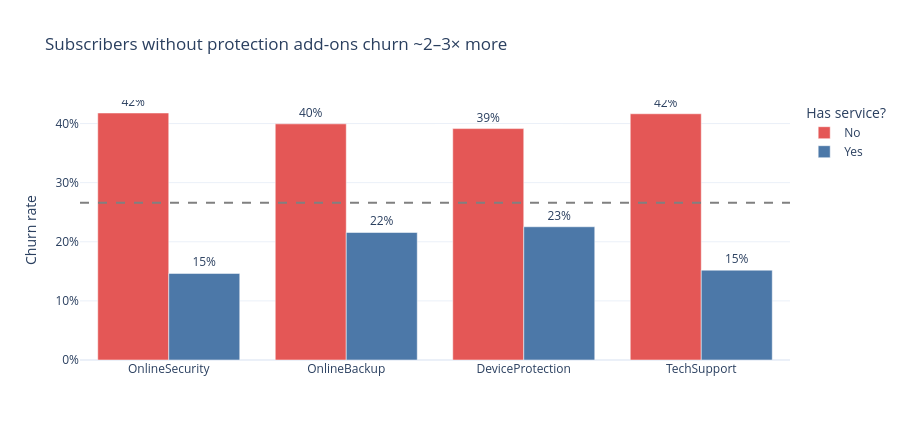

Source (notebook cell):
### Markdown cell above
## 5. The protection gap

The four support/protection add-ons all showed the same pattern in the EDA: absence ≈ high churn. A grouped bar makes the *with-vs-without* gap directly comparable across services. (We drop the `No internet service` group — those customers can't have these add-ons, so they're not part of the question.)

### Code cell
addons = ["OnlineSecurity", "OnlineBackup", "DeviceProtection", "TechSupport"]
rows = []
for a in addons:
    g = df.groupby(a, observed=True)["Churn"].mean()
    for status in ("Yes", "No"):
        rows.append({"service": a, "has_service": status, "churn": g[status]})
prot = pd.DataFrame(rows)

fig = px.bar(
    prot, x="service", y="churn", color="has_service", barmode="group",
    color_discrete_map={"Yes": RETAIN_COLOR, "No": CHURN_COLOR},
    category_orders={"has_service": ["No", "Yes"]},
    text=prot["churn"].map("{:.0%}".format),
    title="Subscribers without protection add-ons churn ~2–3× more",
)
fig.add_hline(y=BASELINE, line_dash="dash", line_color="gray")
fig.update_traces(textposition="outside")
fig.update_layout(yaxis_tickformat=".0%", yaxis_title="Churn rate", xaxis_title="",
                  legend_title="Has service?", height=440)
fig.show()
fig.write_image("../images/04_protection_gap.png", scale=2)  # static copy for the README (GitHub can't render Plotly)

### Figure 1 — Plotly figure (JSON) as saved in the notebook; plotly's stock layout.template omitted (floating-point values rounded to 4 significant figures)
{"data": [{"alignmentgroup": "True", "hovertemplate": "has_service=No<br>service=%{x}<br>churn=%{y}<br>text=%{text}<extra></extra>", "legendgroup": "No", "marker": {"color": "#E45756", "pattern": {"shape": ""}}, "name": "No", "offsetgroup": "No", "orientation": "v", "showlegend": true, "text": ["42%", "40%", "39%", "42%"], "textposition": "outside", "type": "bar", "x": ["OnlineSecurity", "OnlineBackup", "DeviceProtection", "TechSupport"], "xaxis": "x", "y": [0.4178, 0.3994, 0.3914, 0.4165], "yaxis": "y"}, {"alignmentgroup": "True", "hovertemplate": "has_service=Yes<br>service=%{x}<br>churn=%{y}<br>text=%{text}<extra></extra>", "legendgroup": "Yes", "marker": {"color": "#4C78A8", "pattern": {"shape": ""}}, "name": "Yes", "offsetgroup": "Yes", "orientation": "v", "showlegend": true, "text": ["15%", "22%", "23%", "15%"], "textposition": "outside", "type": "bar", "x": ["OnlineSecurity", "OnlineBackup", "DeviceProtection", "TechSupport"], "xaxis": "x", "y": [0.1464, 0.2157, 0.2254, 0.152], "yaxis": "y"}], "layout": {"barmode": "group", "height": 440, "legend": {"title": {"text": "Has service?"}, "tracegroupgap": 0}, "shapes": [{"line": {"color": "gray", "dash": "dash"}, "type": "line", "x0": 0, "x1": 1, "xref": "x domain", "y0": 0.2658, "y1": 0.2658, "yref": "y"}], "title": {"text": "Subscribers without protection add-ons churn ~2–3× more"}, "xaxis": {"anchor": "y", "domain": [0.0, 1.0], "title": {"text": ""}}, "yaxis": {"anchor": "x", "domain": [0.0, 1.0], "tickformat": ".0%", "title": {"text": "Churn rate"}}}}
